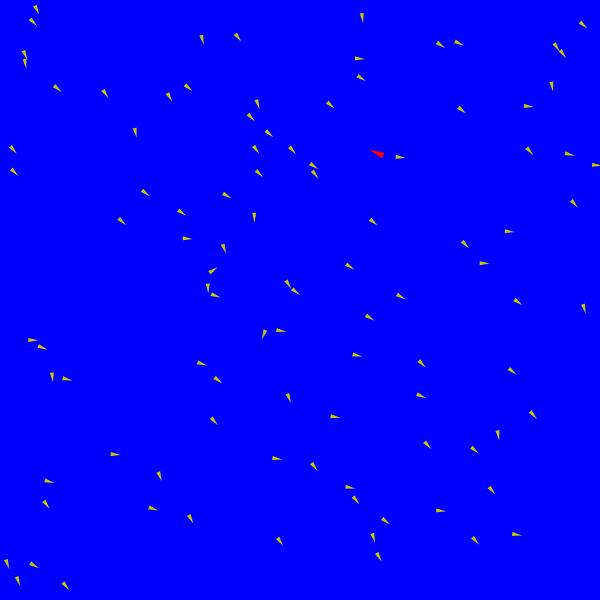
Frame 1 (no input)
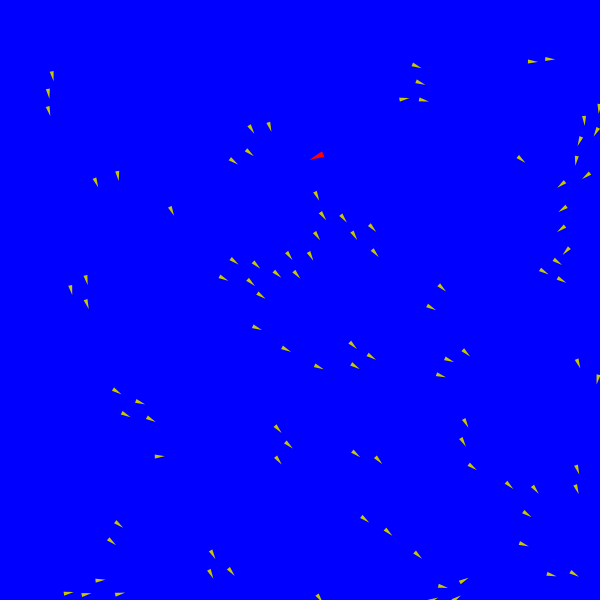
Frame 60 (the mouse pressed at the canvas centre just before this capture)
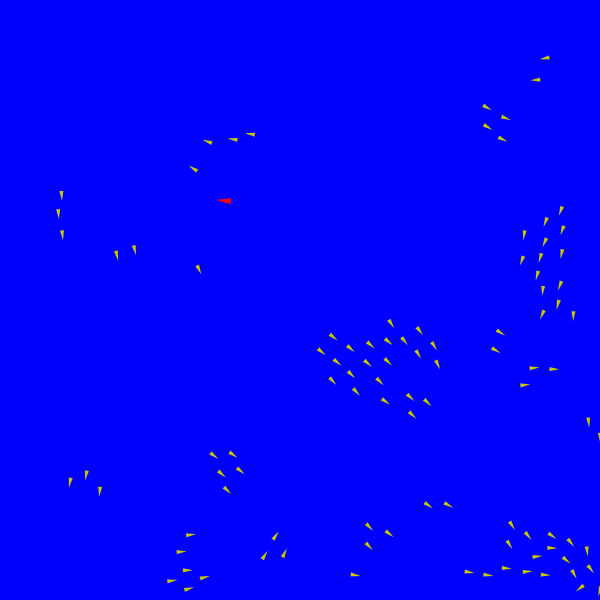
Frame 120 (the mouse held since frame 60 and released just before this capture)

The Processing sketch that drew these frames (run headless with seeded random() and noise(); from frame 60 on, the mouse is pressed at the canvas centre):

// Processing sketch: processing_85836
// ── processing_85836.pde

// Flock & Roll
// by Trevor Shaffer
int i;
int j;
int nj;
float d;
float abs_speed;
float f_corr1;
float f_corr2;
float f_corr3;
int n = 100;
MyBoid[] bv = new MyBoid[n];
Position center = new Position(0, 0);
Speed avgspd = new Speed(0, 0);

MyBoid shark = new MyBoid(n + 1);
float distToShrk = 0;

void setup() {
  size(600, 600);
  noStroke();
  for(i=0; i<n; i++) {
    bv[i] = new MyBoid(i);
    bv[i].position.x = random(0, width);
    bv[i].position.y = random(0, height);
    bv[i].speed.x = random(0, 2);
    bv[i].speed.y = random(0, 2);
    shark.position.x = random(0, width);
    shark.position.y = random(0, height);
  }
}

void draw() {
  background(0,0,255);
  for(i=0; i<n; i++) {
    center.x = 0.0;
    center.y = 0.0;
    avgspd.x = 0.0;
    avgspd.y = 0.0;
    nj = 0;
    for(j=0; j<n; j++) {
      if(j != i) {
        d = dist(bv[i].position.x, bv[i].position.y, bv[j].position.x, bv[j].position.y);
        if(d < 50) {
          center.x += bv[j].position.x;
          center.y += bv[j].position.y;
          avgspd.x += bv[j].speed.x;
          avgspd.y += bv[j].speed.y;
          if(d < 20) {
            bv[i].speed.x -= ruleTwo(bv[i].position.x, bv[j].position.x, d);
            bv[i].speed.y -= ruleTwo(bv[i].position.y, bv[j].position.y, d);
          }
          nj += 1;
        }
      }
    }
    if(nj > 0) {
      bv[i].speed.x += ruleOne(bv[i].position.x, center.x/nj);
      bv[i].speed.y += ruleOne(bv[i].position.y, center.y/nj);
      bv[i].speed.x += ruleThree(bv[i].speed.x, avgspd.x/nj);
      bv[i].speed.y += ruleThree(bv[i].speed.y, avgspd.y/nj);
    }
    bv[i].speed.x -= 0.005*bv[i].speed.x;
    bv[i].speed.y -= 0.005*bv[i].speed.y;
    distToShrk = dist(bv[i].position.x, bv[i].position.y, shark.position.x, shark.position.y);
    bv[i].speed.x -= ruleFour(bv[i].position.x, shark.position.x, distToShrk);
    bv[i].speed.y -= ruleFour(bv[i].position.y, shark.position.y, distToShrk);
    bv[i].move();
    
    if(bv[i].position.x > width) {
      bv[i].speed.x -= 0.1*(bv[i].position.x - width);
    }
    if (bv[i].position.x < 0) {
      bv[i].speed.x += -0.1*(bv[i].position.x);
    }
    if(bv[i].position.y > height) {
      bv[i].speed.y -= 0.1*(bv[i].position.y - height);
    }
    if (bv[i].position.y < 0) {
      bv[i].speed.y += -0.1*(bv[i].position.y);
    }
    fill(200,200,0);
    
    abs_speed = sqrt(bv[i].speed.x*bv[i].speed.x + bv[i].speed.y*bv[i].speed.y);
    if(abs_speed != 0) {
      f_corr1 = 10/abs_speed;
      f_corr2 = bv[i].speed.x/abs_speed;
      f_corr3 = -bv[i].speed.y/abs_speed;
      triangle(bv[i].position.x+bv[i].speed.x*f_corr1, bv[i].position.y+bv[i].speed.y*f_corr1, bv[i].position.x+2*f_corr3, bv[i].position.y+2*f_corr2, bv[i].position.x-2*f_corr3, bv[i].position.y-2*f_corr2);
    }
    else triangle(bv[i].position.x, bv[i].position.y+10, bv[i].position.x-2, bv[i].position.y, bv[i].position.x+2, bv[i].position.y);
  }
  
  // predator movements
  nj = 0;
  center.x = 0;
  center.y = 0;
  for(j=0; j<n; j++) {
    d = dist(shark.position.x, shark.position.y, bv[j].position.x, bv[j].position.y);
    if(d < 100) {
      center.x += bv[j].position.x;
      center.y += bv[j].position.y;
      nj += 1;
    }
  }
  if(nj > 0) {
    shark.speed.x += 1.5*ruleOne(shark.position.x, center.x/nj);
    shark.speed.y += 1.5*ruleOne(shark.position.y, center.y/nj);
  }
  shark.speed.x -= 0.01*shark.speed.x;
  shark.speed.y -= 0.01*shark.speed.y;
  if(shark.position.x > width) {
      shark.speed.x -= 0.1*(shark.position.x - width);
    }
    if (shark.position.x < 0) {
      shark.speed.x += -0.1*(shark.position.x);
    }
    if(shark.position.y > height) {
      shark.speed.y -= 0.1*(shark.position.y - height);
    }
    if (shark.position.y < 0) {
      shark.speed.y += -0.1*(shark.position.y);
    }
  shark.move();
  fill(255,0,0);
  abs_speed = sqrt(shark.speed.x*shark.speed.x + shark.speed.y*shark.speed.y);
  if(abs_speed != 0) {
    f_corr1 = 15/abs_speed;
    f_corr2 = shark.speed.x/abs_speed;
    f_corr3 = -shark.speed.y/abs_speed;
    triangle(shark.position.x+shark.speed.x*f_corr1, shark.position.y+shark.speed.y*f_corr1, shark.position.x+3*f_corr3, shark.position.y+3*f_corr2, shark.position.x-3*f_corr3, shark.position.y-3*f_corr2);
  }
  else triangle(shark.position.x, shark.position.y+15, shark.position.x-3, shark.position.y, shark.position.x+3, shark.position.y);
}

float ruleOne(float p, float c) {
  return (c - p)/1000;
}
float ruleTwo(float p, float p2, float d) {
  return ((20/(d+1)-1)*((p2 - p)/d));
}
float ruleThree(float s, float avgs) {
  return (avgs - s)/15;
}
float ruleFour(float p, float p_pred, float d) {
  if (d < 40)
    return ((40/(d+1)-1)*((p_pred - p)/d));
  else
    return 0.0;
}
public class MyBoid {
  public int index;
  public Position position;
  public Speed speed;
  
  MyBoid(int idx) {
    this.index = idx;
    this.position = new Position(0, 0);
    this.speed = new Speed(0, 0);
  }
  
  public void move() {
    this.position.x += this.speed.x;
    this.position.y += this.speed.y;
  }
}
public class Position {
  public float x;
  public float y;
  
  Position(float ax, float ay) {
    this.x = ax;
    this.y = ay;
  }
}
public class Speed {
  public float x;
  public float y;
  
  Speed(float sx, float sy) {
    this.x = sx;
    this.y = sy;
  }
}
